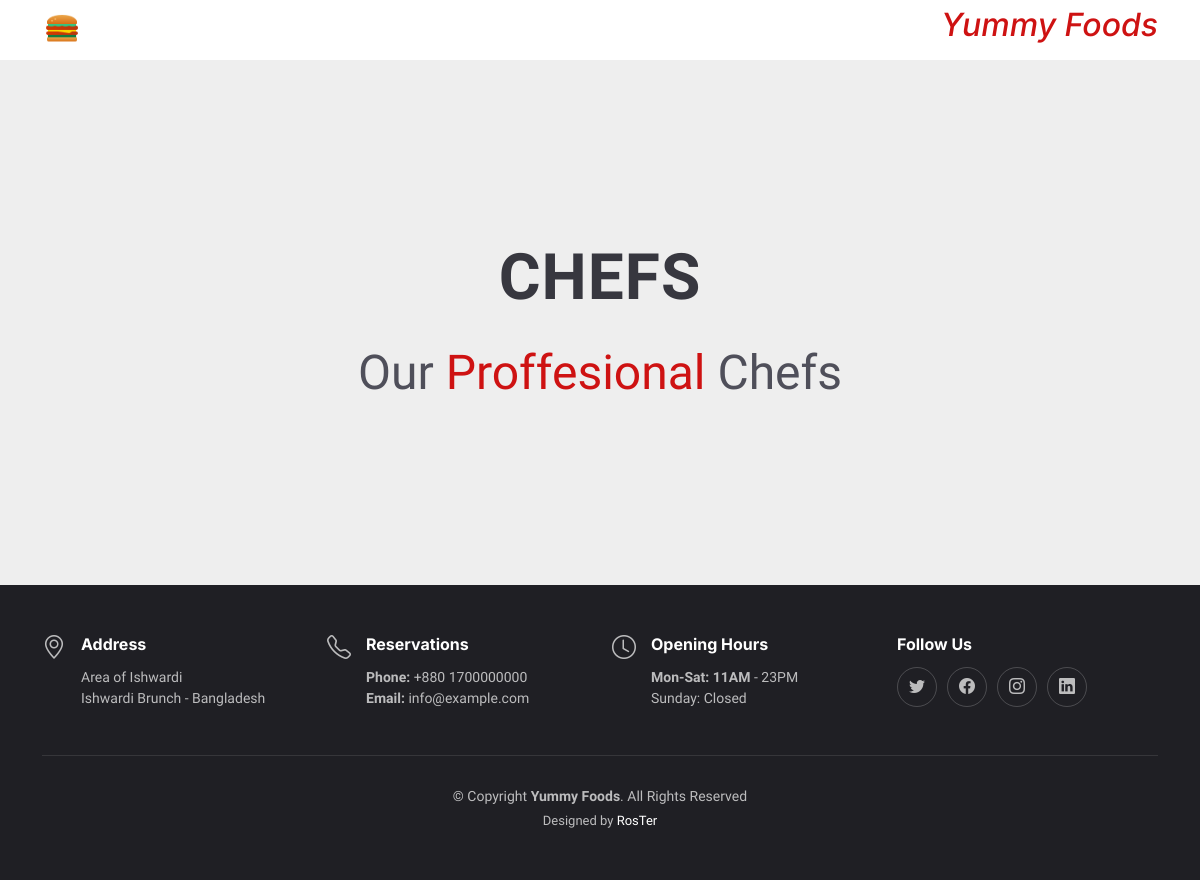
The app's page /chefs, older data.
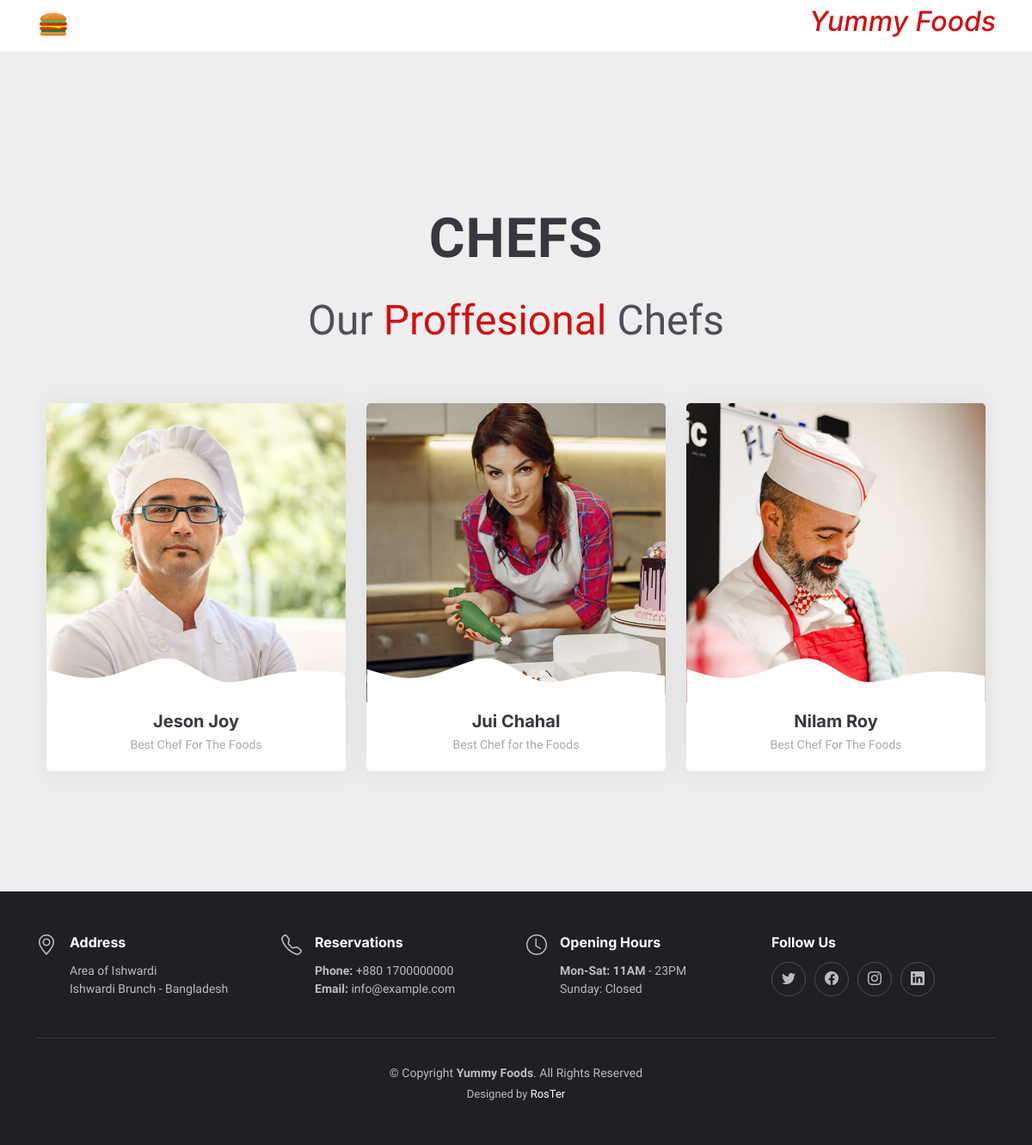
The same page, newer data.
### user/models.py (models this page shows, shortened)
class Chef(models.Model):
    name = models.CharField(max_length=55)
    image = models.ImageField(upload_to='default')
    details = models.CharField(max_length=255)
    added_on = models.DateTimeField(auto_now_add=True)
    updated_on = models.DateTimeField(auto_now=True)

### user/views.py (the view)
# urls.py: path('chefs', views.chefs, name='chefs'),
def chefs(request):
    chef = Chef.objects.all()
    context = {'data': chef}
    return render(request, "others/chefs.html", context)

### templates/others/chefs.html (shortened to what this page needs)
{% extends 'index.html' %}
{% load static %}
{% block content %}
<section id="chefs" class="chefs section-bg">
    <div class="container" data-aos="fade-up">
        <div class="section-header">
        <h2>Chefs</h2>
        <p>Our <span>Proffesional</span> Chefs</p>
        </div>
        <div class="row gy-4">
        {% for chef in data %}
        <div class="col-lg-4 col-md-6 d-flex align-items-stretch" data-aos="fade-up" data-aos-delay="100">
            <div class="chef-member">
            <div class="member-img">
                <img src="{{ MEDIA_URL }}{{ chef.image.url }}" class="img-fluid" alt="img">
            </div>
            <div class="member-info">
                <h4>{{ chef.name }}</h4>
                <span>{{ chef.details }}</span>
            </div>
            </div>
        </div>
        {% endfor %}
        </div>
    </div>
    </section>
{% endblock content %}

### templates/index.html (shortened to what this page needs)
{% load static %}
<!DOCTYPE html>
<html lang="en">
<head>
  <link href="{% static 'assets/vendor/bootstrap/css/bootstrap.min.css' %}" rel="stylesheet">
  <link href="{% static 'assets/vendor/bootstrap-icons/bootstrap-icons.css' %}" rel="stylesheet">
  <link href="{% static 'assets/vendor/aos/aos.css" rel="stylesheet' %}">
  <link href="{% static 'assets/vendor/glightbox/css/glightbox.min.css' %}" rel="stylesheet">
  <link href="{% static 'assets/vendor/swiper/swiper-bundle.min.css' %}" rel="stylesheet">
  <link href="{% static 'assets/css/main.css' %}" rel="stylesheet">
</head>
<body>
  <header id="header" class="header fixed-top d-flex align-items-center" style="height: 60px">
    <div class="container d-flex align-items-center justify-content-between">
      <a href="" class="logo d-flex align-items-center">
        <img src="{% static 'assets/img/2hamburger.png' %}" alt="">
      <h2><i><a href="/"><span>Yummy Foods</span></a></i></h2>
      </a>
  </header>
  <section id="hero" class="hero d-flex align-items-center section-bg">
    <div class="container">
      {% block content %}
      {% endblock content %}
    </div>
  </section>
  <footer id="footer" class="footer">
    <div class="container">
      <div class="row gy-3">
        <div class="col-lg-3 col-md-6 d-flex">
          <i class="bi bi-geo-alt icon"></i>
          <div>
            <h4>Address</h4>
            <p>
              Area of Ishwardi <br>
              Ishwardi Brunch - Bangladesh<br>
            </p>
          </div>
        </div>
        <div class="col-lg-3 col-md-6 footer-links d-flex">
          <i class="bi bi-telephone icon"></i>
          <div>
            <h4>Reservations</h4>
            <p>
              <strong>Phone:</strong> +880 1700000000<br>
              <strong>Email:</strong> info@example.com<br>
            </p>
          </div>
        </div>
        <div class="col-lg-3 col-md-6 footer-links d-flex">
          <i class="bi bi-clock icon"></i>
          <div>
            <h4>Opening Hours</h4>
            <p>
              <strong>Mon-Sat: 11AM</strong> - 23PM<br>
              Sunday: Closed
            </p>
          </div>
        </div>
        <div class="col-lg-3 col-md-6 footer-links">
          <h4>Follow Us</h4>
          <div class="social-links d-flex">
            <a href="https://www.twitter.com" class="twitter"><i class="bi bi-twitter"></i></a>
            <a href="https://www.facebook.com" class="facebook"><i class="bi bi-facebook"></i></a>
            <a href="https://www.instagram.com" class="instagram"><i class="bi bi-instagram"></i></a>
            <a href="https://www.linkdin.com" class="linkedin"><i class="bi bi-linkedin"></i></a>
          </div>
        </div>
      </div>
    </div>
    <div class="container">
      <div class="copyright">
      &copy; Copyright <strong><span>Yummy Foods</span></strong>. All Rights Reserved
      </div>
      <div class="credits">
      Designed by <a href="">RosTer</a>
      </div>
  </div>
  </footer>
</body>
</html>

### static/assets/css/main.css (style rules this page uses)
:root { --font-default: "Open Sans", system-ui, -apple-system, "Segoe UI", Roboto, "Helvetica Neue", Arial, "Noto Sans", "Liberation Sans", sans-serif, "Apple Color Emoji", "Segoe UI Emoji", "Segoe UI Symbol", "Noto Color Emoji"; --font-primary: "Amatic SC", sans-serif; --font-secondary: "Inter", sans-serif; }
:root { --color-default: #212529; --color-primary: #ce1212; --color-secondary: #37373f; }
:root { scroll-behavior: smooth; }
body { font-family: var(--font-default); color: var(--color-default); }
a { color: var(--color-primary); text-decoration: none; }
h1, h2, h3, h4, h5, h6 { font-family: var(--font-secondary); }
section { overflow: hidden; padding: 80px 0; }
.section-bg { background-color: #eee; }
.section-header { text-align: center; padding-bottom: 30px; }
.section-header h2 { font-size: 13px; letter-spacing: 1px; font-weight: 400; margin: 0; padding: 0; color: #7f7f90; text-transform: uppercase; font-family: var(--font-default); }
.section-header p { margin: 0; font-size: 48px; font-weight: 400; font-family: var(--font-primary); }
.section-header p span { color: var(--color-primary); }
.header { background: #fff; transition: all 0.5s; z-index: 997; height: 90px; border-bottom: 1px solid #fff; }
.header .logo img { max-height: 40px; margin-right: 6px; }
section { scroll-margin-top: 90px; }
.chefs .chef-member { overflow: hidden; text-align: center; border-radius: 5px; background: #fff; box-shadow: 0px 0 30px rgba(55, 55, 63, 0.08); transition: 0.3s; }
.chefs .chef-member .member-img { position: relative; overflow: hidden; }
.chefs .chef-member .member-img:after { position: absolute; content: ""; left: 0; bottom: 0; height: 100%; width: 100%; background: url(../img/team-shape.svg) no-repeat center bottom; background-size: contain; z-index: 1; }
.chefs .chef-member .member-info { padding: 10px 15px 20px 15px; }
.chefs .chef-member .member-info h4 { font-weight: 700; margin-bottom: 5px; font-size: 20px; color: var(--color-secondary); }
.chefs .chef-member .member-info span { display: block; font-size: 14px; font-weight: 400; color: rgba(33, 37, 41, 0.4); }
.hero { width: 100%; background-size: cover; position: relative; min-height: 60vh; padding: 160px 0 60px 0; }
.hero h2 { font-size: 64px; font-weight: 700; margin-bottom: 20px; color: var(--color-secondary); font-family: var(--font-primary); }
.hero p { color: #4f4f5a; font-weight: 400; margin-bottom: 30px; }
.footer { font-size: 14px; background-color: #1f1f24; padding: 50px 0; color: rgba(255, 255, 255, 0.7); }
.footer .icon { margin-right: 15px; font-size: 24px; line-height: 0; }
.footer h4 { font-size: 16px; font-weight: bold; position: relative; padding-bottom: 5px; color: #fff; }
.footer .footer-links { margin-bottom: 30px; }
.footer .social-links a { display: flex; align-items: center; justify-content: center; width: 40px; height: 40px; border-radius: 50%; border: 1px solid rgba(255, 255, 255, 0.2); font-size: 16px; color: rgba(255, 255, 255, 0.7); margin-right: 10px; transition: 0.3s; }
.footer .copyright { text-align: center; padding-top: 30px; border-top: 1px solid rgba(255, 255, 255, 0.1); }
.footer .credits { padding-top: 4px; text-align: center; font-size: 13px; }
.footer .credits a { color: #fff; }

Row changes from the older to the newer data that the page shows:
added Chef: image (picture), name "Jeson Joy", details "Best Chef For The Foods"
added Chef: image (picture), name "Jui Chahal", details "Best Chef for the Foods"
added Chef: image (picture), name "Nilam Roy", details "Best Chef For The Foods"
